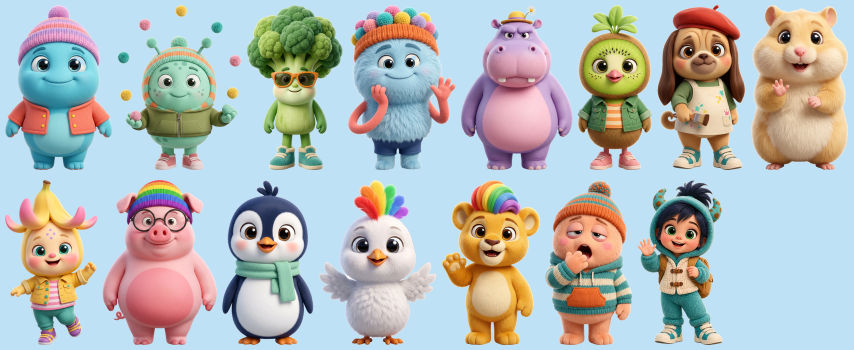
#> input picture voice-samples/the-cast-3d.png, 1707 x 700 px (shown at 1/2 size)
$ python art_cutout.py ../voice-samples/the-cast-3d.png ../voice-samples/what-you-should-see.png
#> lines starting #> are read from the running program, lines starting #| are printed output that depends on the picture; after the words box and inside, x2 and y2 are one past the last pixel; in counts of white or black regions, pixels touching at a corner belong together
import cv2, numpy as np, sys

def white_to_alpha(path, out, size=None, tol=26, pocket=400):
#> called with path = '../voice-samples/the-cast-3d.png', out = '../voice-samples/what-you-should-see.png', tol = 26, pocket = 400
    im = cv2.imread(path, cv2.IMREAD_COLOR)
#> im is the input picture: shape (700, 1707, 3); mean B, G, R 184, 184.7, 178.8
    h, w = im.shape[:2]
#> h = 700; w = 1707
    f = im.astype(np.float32)
    # Distance from white; background = near-white pixels connected to the border.
    dist = np.linalg.norm(255.0 - f, axis=2)
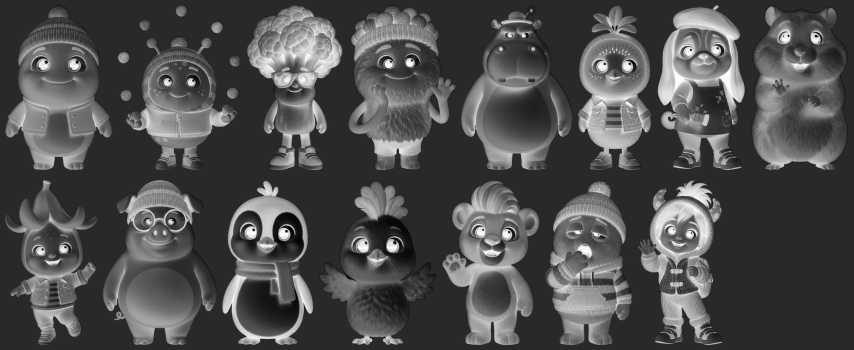
#> dist: shape (700, 1707) float32 (shown at 1/2 size); min 0, max 441.7, mean 136.7; drawn with min black and max white
    cand = (dist < tol).astype(np.uint8)
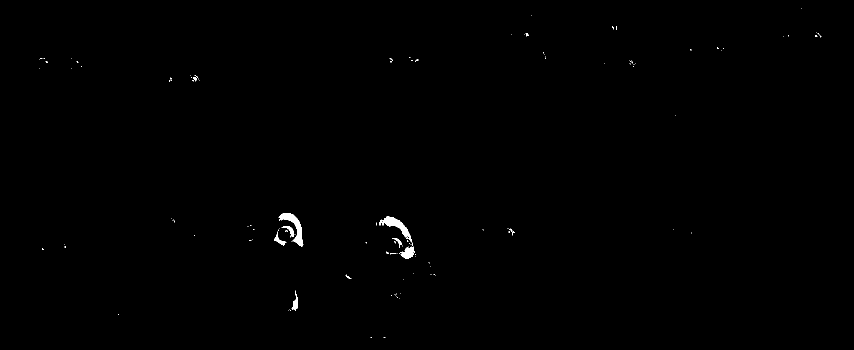
#> cand: shape (700, 1707) (shown at 1/2 size); values 0 (black) and 1 (white), 0.3% white; 126 white regions (115 under 20 px), largest, box (x1, y1, x2, y2) and area: (557, 426, 607, 494) 1025, (758, 432, 826, 492) 945, (798, 493, 829, 518) 425
    n, lab = cv2.connectedComponents(cand)
#> lab: shape (700, 1707) int32; 127 distinct labels, from 0 to 126
#> n = 127
    border = set(lab[0, :]) | set(lab[-1, :]) | set(lab[:, 0]) | set(lab[:, -1])
#> border = 1 item
    areas = np.bincount(lab.ravel())
#> areas = 127 values, max 1191339 at index 0, min 1 at index 1, mean 9408.7
    # Background = near-white regions touching the border, plus enclosed white pockets (e.g. between
    # an arm and the body). Cream clothing is not near-white enough to be caught.
    ids = [i for i in range(1, len(areas)) if i in border or areas[i] > pocket]
#> ids = [57, 58, 97]
    bgm = np.isin(lab, ids)
    # Soft edge: alpha ramps from 0 (pure white) to 1 (clearly coloured) near the boundary.
    alpha = np.clip((dist - 8) / 34.0, 0, 1)
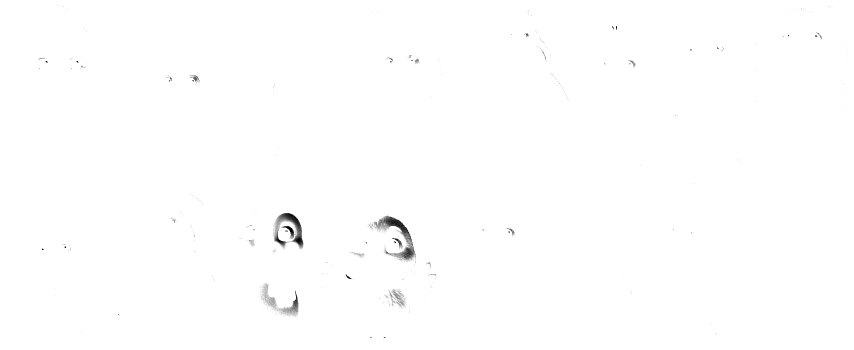
#> alpha: shape (700, 1707) float32 (shown at 1/2 size); min 0, max 1, mean 0.997
    near = cv2.dilate(bgm.astype(np.uint8), np.ones((9, 9), np.uint8)) > 0
#> near: shape (700, 1707) bool; 0.44% white; 2 white regions, box (x1, y1, x2, y2) and area: (754, 428, 833, 522) 3046, (553, 422, 611, 498) 2175
    a = np.where(bgm, 0.0, np.where(near, alpha, 1.0))
    # Remove white fringe: un-premultiply colour against white in the soft band.
    col = f.copy()
    soft = (a > 0) & (a < 1)
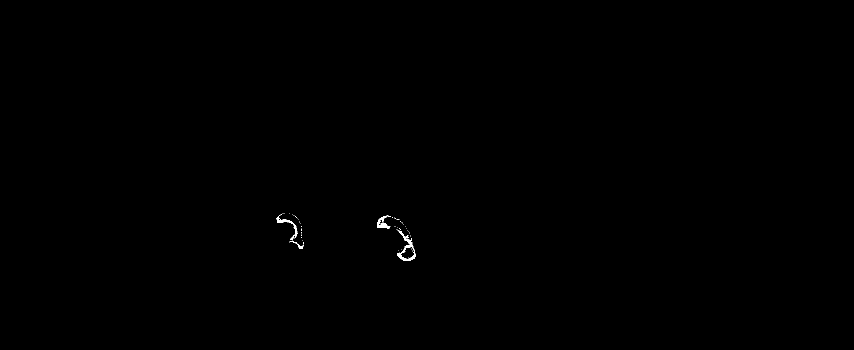
#> soft: shape (700, 1707) bool (shown at 1/2 size); 0.11% white; 49 white regions (44 under 20 px), largest, box (x1, y1, x2, y2) and area: (793, 459, 832, 522) 563, (553, 427, 595, 477) 292, (754, 431, 782, 457) 290, (579, 481, 607, 498) 91, (580, 469, 589, 480) 36
    af = np.maximum(a[..., None], 1e-3)
    col[soft] = np.clip((f[soft] - 255.0 * (1 - af[soft])) / af[soft], 0, 255)
    a8 = (a * 255).astype(np.uint8)
    # Keep the main subject only, drop specks.
    n2, lab2, st, _ = cv2.connectedComponentsWithStats((a8 > 12).astype(np.uint8))
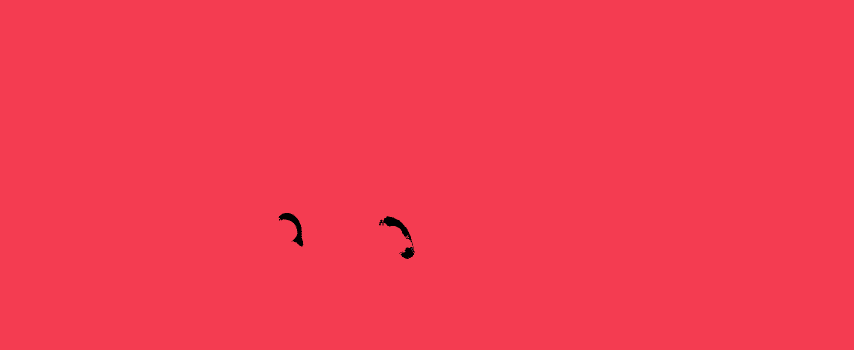
#> lab2: shape (700, 1707) int32 (shown at 1/2 size); 6 distinct labels, from 0 to 5; one colour per label, 0 black
#> n2 = 6; st = [[557, 426, 272, 92, 2395], [0, 0, 1707, 700, 1192500], [822, 497, 1, 1, 1], [825, 496, 1, 1, 1], [823, 499, 2, 2, 2], [811, 502, 1, 1, 1]]
    if n2 > 1:
        biggest = st[1:, cv2.CC_STAT_AREA].max()
#> biggest = 1192500
        for k in range(1, n2):
            if st[k, cv2.CC_STAT_AREA] < biggest * 0.004:  # specks only; real parts are far larger
                a8[lab2 == k] = 0
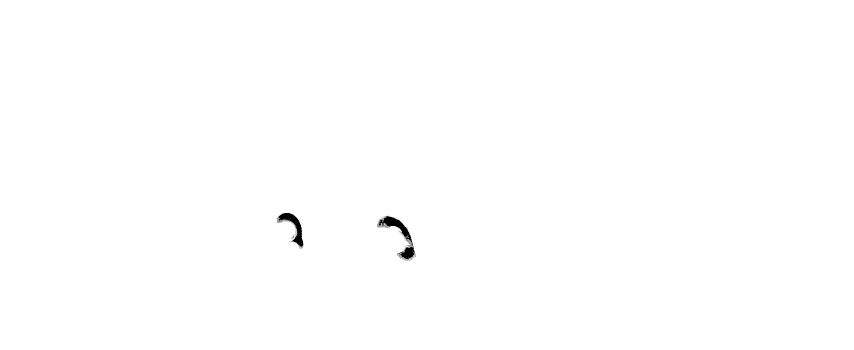
#> a8: shape (700, 1707) (shown at 1/2 size); min 0, max 255, mean 254.4
    rgba = np.dstack([col.astype(np.uint8), a8])
    ys, xs = np.where(a8 > 8)
    rgba = rgba[ys.min():ys.max() + 1, xs.min():xs.max() + 1]
    if size:
        s = size / max(rgba.shape[:2])
        rgba = cv2.resize(rgba, (int(rgba.shape[1] * s), int(rgba.shape[0] * s)), interpolation=cv2.INTER_AREA)
    cv2.imwrite(out, rgba)
    return rgba

def preview(rgba, out, colors=((150, 200, 235), (70, 60, 110))):
#> called with colors = ((150, 200, 235), (70, 60, 110))
    tiles = []
    for c in colors:
        a = rgba[:, :, 3:4] / 255.0
        bg = np.full(rgba[:, :, :3].shape, c, np.uint8)
        tiles.append((rgba[:, :, :3] * a + bg * (1 - a)).astype(np.uint8))
#> after the loop, tiles = 2 items
    cv2.imwrite(out, np.hstack(tiles))
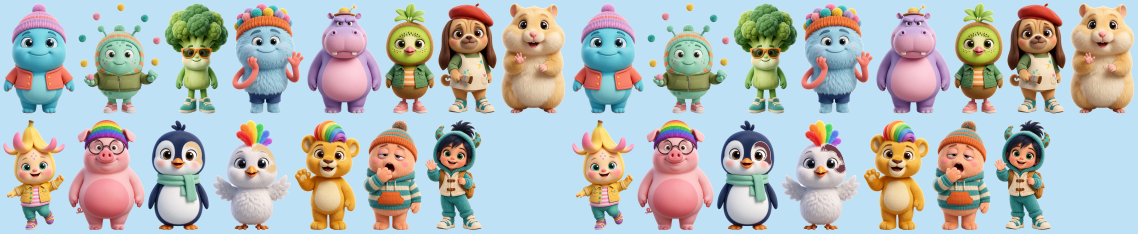
#> saved as what-you-should-see_prev.png: shape (700, 3414, 3) (shown at 1/3 size); mean B, G, R 183.7, 184.5, 178.6

if __name__ == '__main__':
    r = white_to_alpha(sys.argv[1], sys.argv[2]); preview(r, sys.argv[2].replace('.png', '_prev.png')); print(r.shape)
